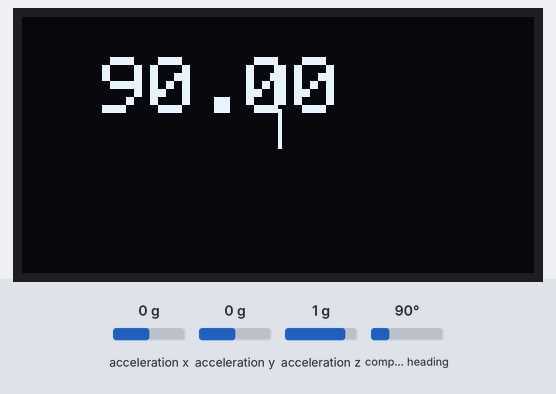
Simulated run of this sketch. Board: Teensy 4. On the bench: 128×64 one-colour display. The inputs (shaded band) are chosen by the test bench; at power-on: compass heading 90°, acceleration x 0 g, acceleration y 0 g, acceleration z 1 g. What the sketch prints to the serial monitor is not drawn.

Above: at 2.2 s.
2.3 s: compass heading set to 7°
At 3.3 s:
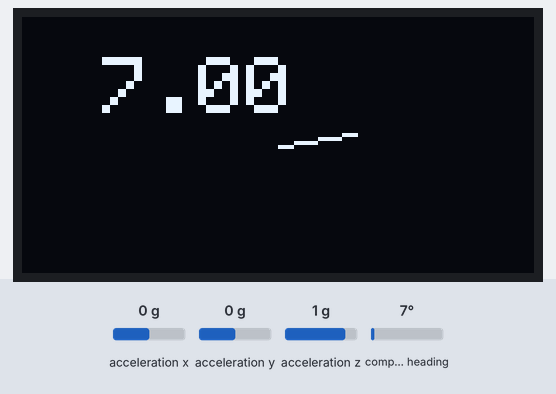
3.8 s: compass heading set to 180°
At 4.2 s:
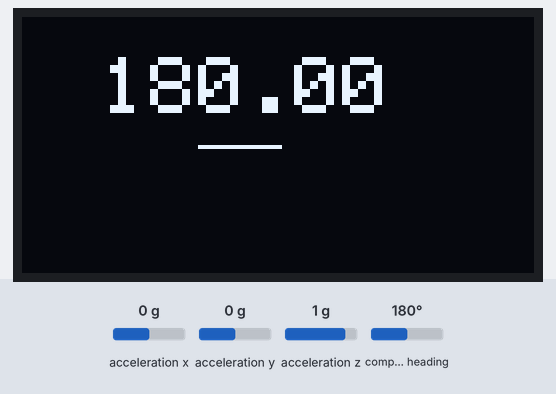
5.3 s: compass heading set to 269°
At 6.3 s:
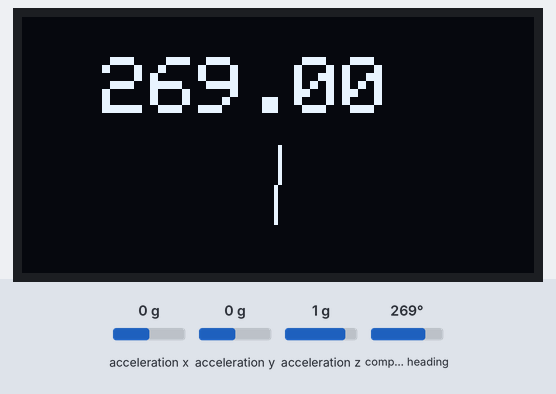
Timing chart, 0 to 8.3 s (numbered marks = the images above; inputs shaded):
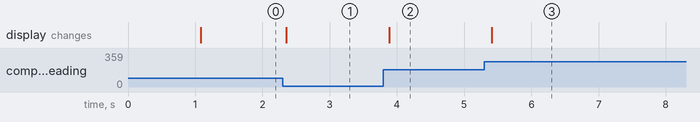

The sketch:

I2C_Display_Teensy.ino
```cpp
// Teensyはリセットボタンを押しながらUSBを挿してから書き込むと治る

#include<Adafruit_BNO055.h>
#include<Adafruit_GFX.h>
#include<Adafruit_Sensor.h>
#include<Adafruit_SSD1306.h>
#include<cmath>
#include<Wire.h>

constexpr int DISPLAY_W = 128;
constexpr int DISPLAY_H = 64;
constexpr uint8_t DISPLAY_ADDR = 0x3c;
constexpr int OLED_RESET = -1;

Adafruit_BNO055 bno(55, 0x28, &Wire);
Adafruit_SSD1306 display(DISPLAY_W, DISPLAY_H, &Wire, OLED_RESET);

void setup(){
  Serial.begin(9600);
  Wire.begin();

  if(!display.begin(SSD1306_SWITCHCAPVCC, DISPLAY_ADDR)){
    Serial.println("failed to begin display!");
    while(1);
  }
  if(!bno.begin()){
    Serial.println("failed to begin BNO055");
    while(1);
  }

  display.clearDisplay();
  display.setTextSize(2);
  display.setTextColor(SSD1306_WHITE);
  display.display();

  Serial.println("display begin!");
  delay(1000);
}

void loop(){
  int previous_ms = millis();
  sensors_event_t orientation;
  bno.getEvent(&orientation, Adafruit_BNO055::VECTOR_EULER);
  double x = orientation.orientation.x;

  display.clearDisplay();
  //display.setRotation(static_cast<uint8_t>(x*256/360));
  display.setCursor(20, 10);
  display.print(x);
  double angle1 = (0.0 + x);
  double angle2 = (120.0+x);
  double angle3 = (240.0+x);

  int x1 = std::cos(angle1) * 20 + DISPLAY_W/2;
  int x2 = std::cos(angle2) * 20 + DISPLAY_W/2;
  int x3 = std::cos(angle3) * 20 + DISPLAY_W/2;

  int y1 = std::sin(angle1) * 20 + DISPLAY_H/2;
  int y2 = std::sin(angle2) * 20 + DISPLAY_H/2;
  int y3 = std::sin(angle3) * 20 + DISPLAY_H/2;

  //display.drawTriangle(0, 0, 0, DISPLAY_H, DISPLAY_W, DISPLAY_H, SSD1306_WHITE);
  //display.drawTriangle(x1, y1, x2, y2, x3, y3, SSD1306_WHITE);

  x1 = std::cos((360-x)/180*PI) * 20 + DISPLAY_W/2;
  y1 = std::sin((360-x)/180*PI) * 20 + DISPLAY_H/2;
  x2 = DISPLAY_W / 2;
  y2 = DISPLAY_H / 2;
  display.drawLine(x1, y1, x2, y2, SSD1306_WHITE);
  display.display();

  Serial.printf("angle:%lf, seconds:%d", x, millis()-previous_ms);
  delay(100);
}
```

Measured:
- after the input at 2.3 s, the display: changes after 0.06 s (image 1)
- after the input at 3.8 s, the display: changes after 0.08 s (image 2)
- after the input at 5.3 s, the display: changes after 0.11 s (image 3)
